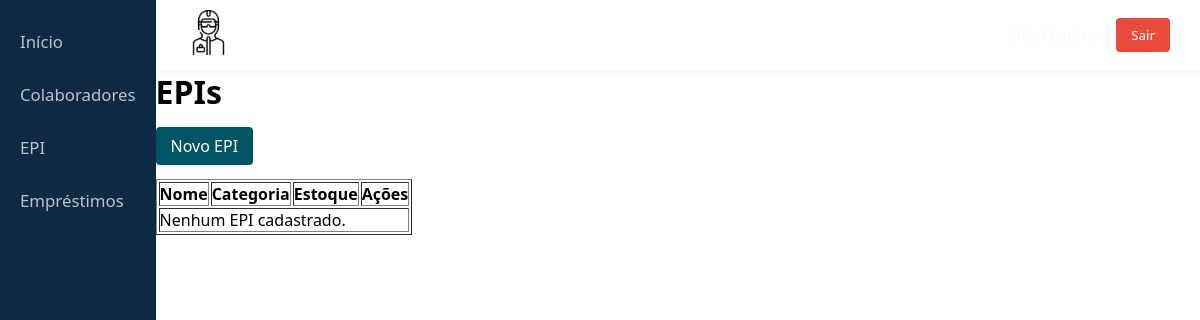
Page /epis/ (signed in) on the earlier database version.
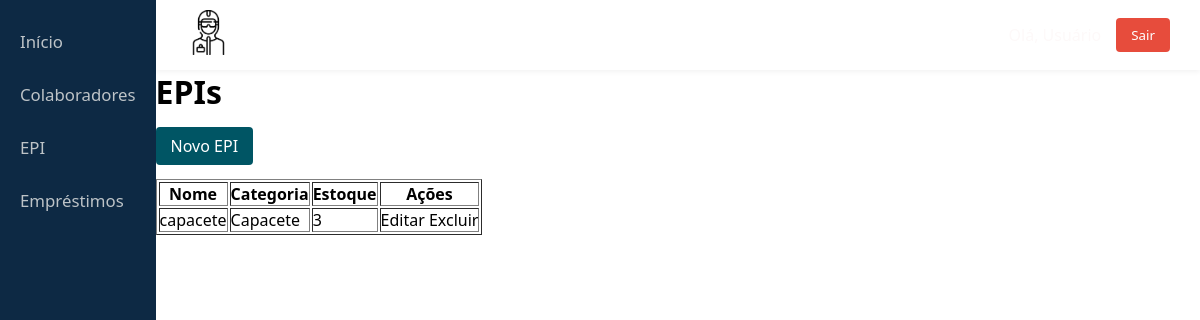
Same page on the later database version.
### nucleo/models.py (models this page shows, shortened)
class EPI(models.Model):
    categoria = models.ForeignKey(EPICategoria, on_delete=models.PROTECT)
    nome = models.CharField(max_length=45)
    estoque = models.PositiveIntegerField(default=5)

class EPICategoria(models.Model):
    nome = models.CharField(max_length=50)
    descricao = models.CharField(max_length=100, null=True, blank=True)
    class Meta:
        verbose_name_plural = "Categorias de EPI"
    def __str__(self):
        return self.nome

### nucleo/views.py (the view, shortened to what this page needs)
# urls.py: path("epis/", views.EPIList.as_view(), name="epi_lista"),
class EPIList(CreateView):
    model = EPI
    form_class = EPIForm
    template_name = "nucleo/epi_lista.html"
    success_url = reverse_lazy("nucleo:epi_lista")
    def get_context_data(self, **kwargs):
        context = super().get_context_data(**kwargs)
        context["epis"] = EPI.objects.select_related("categoria")
        return context

### nucleo/templates/nucleo/epi_lista.html
{% extends "nucleo/base.html" %}
{% block conteudo %}
<h1>EPIs</h1>
<br>
<a class="btn-novo" href="{% url 'nucleo:epi_novo' %}">Novo EPI</a>
<br> <br>
<table border="1" cellpadding="6">
    <tr><th>Nome</th><th>Categoria</th><th>Estoque</th><th>Ações</th></tr>
    {% for e in epis %}
    <tr>
        <td>{{ e.nome }}</td>
        <td>{{ e.categoria }}</td>
        <td>{{ e.estoque }}</td>
        <td>
            <a href="{% url 'nucleo:epi_editar' e.pk %}">Editar</a>
            <a href="{% url 'nucleo:epi_excluir' e.pk %}">Excluir</a>
        </td>
    </tr>
    {% empty %}
    <tr><td colspan="4">Nenhum EPI cadastrado.</td></tr>
    {% endfor %}
</table>
{% endblock %}

Differences in the rows shown:
added EPI: nome "capacete", categoria "Capacete", estoque "3"
Other differences:
text no longer shown: "Nenhum EPI cadastrado."
